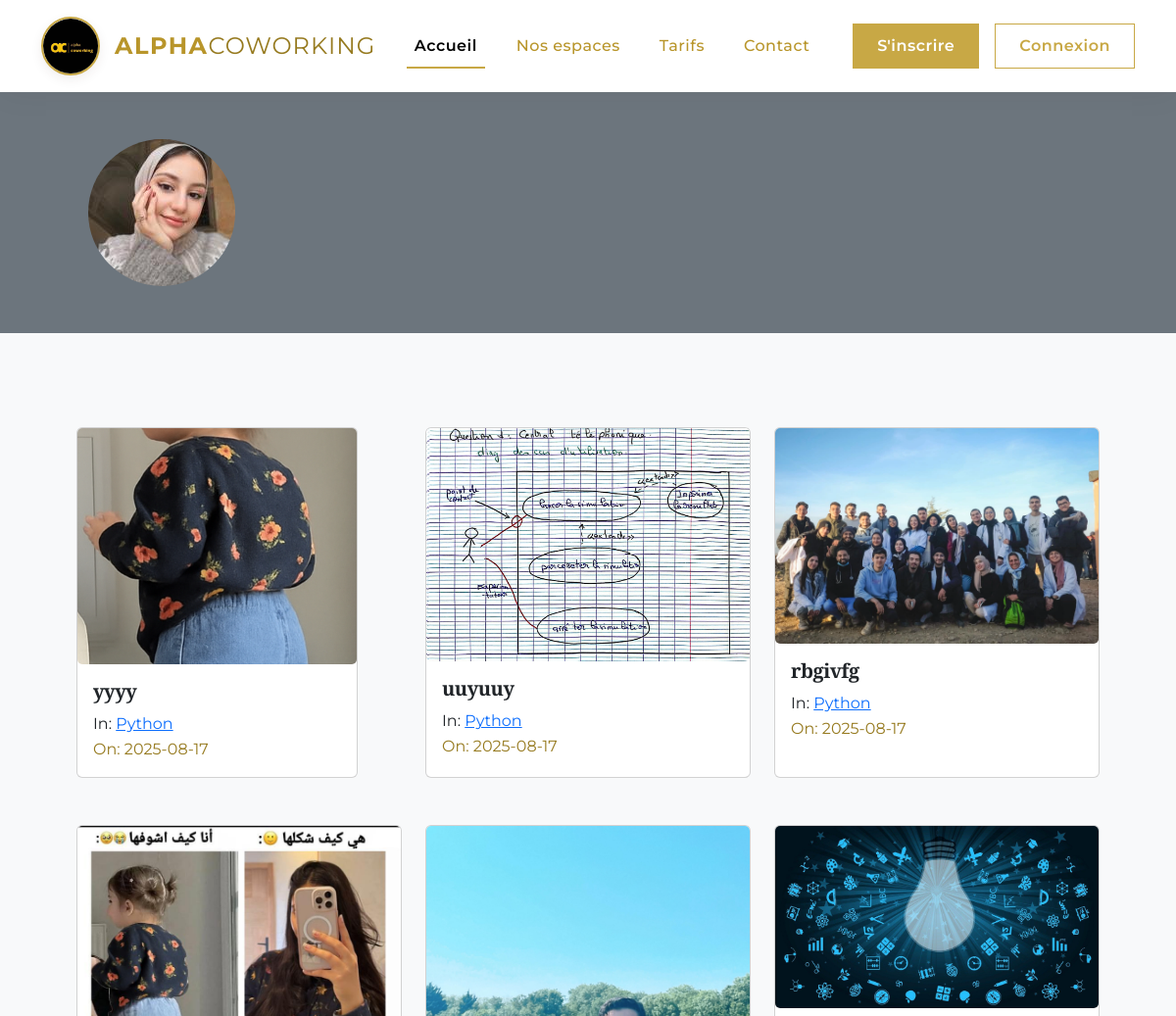
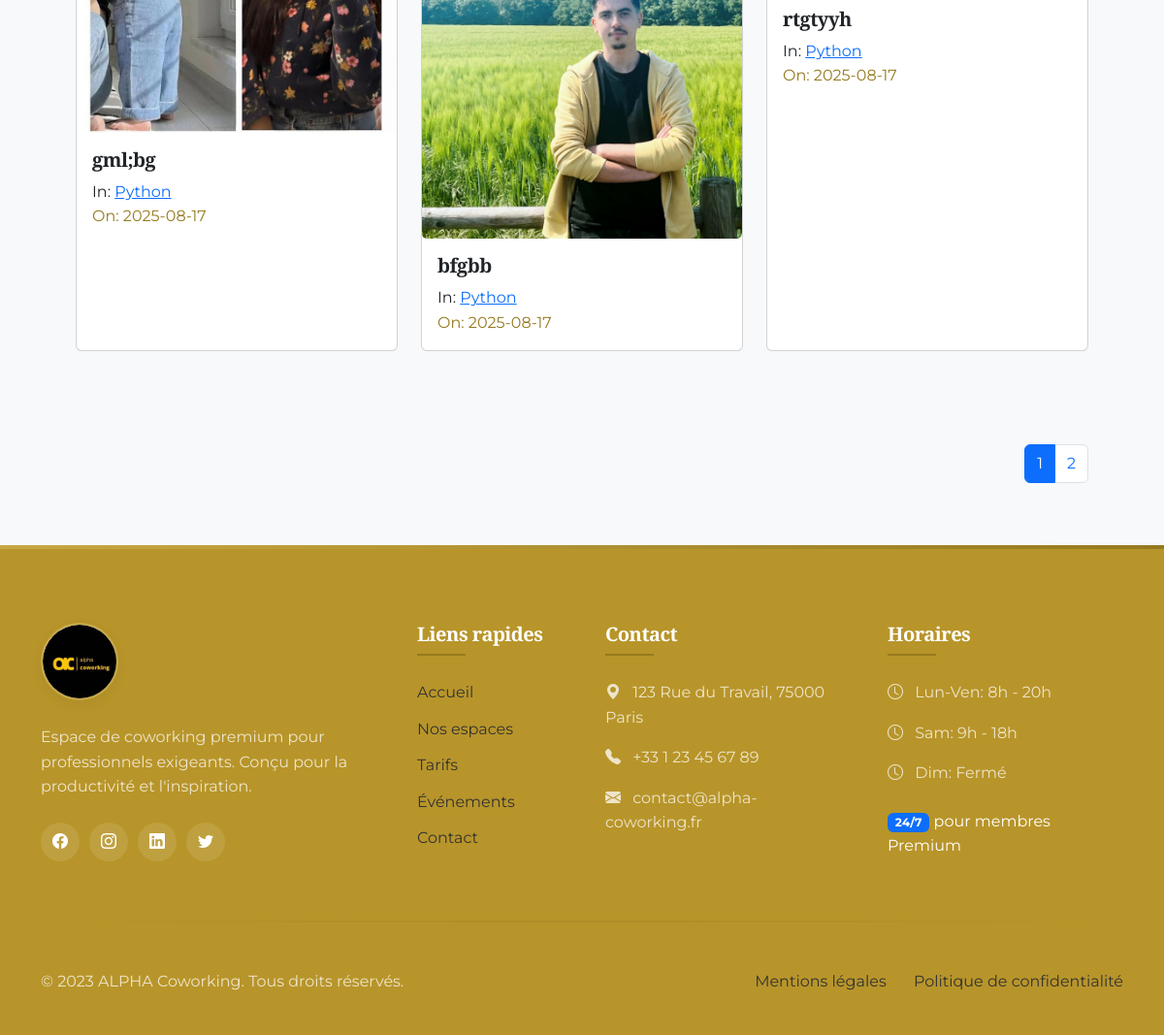
The app's page /author/jjj with its own data (2 pictures, top to bottom).
### pythonic/models.py (models this page shows, shortened)
class User(db.Model, UserMixin):
    id = db.Column(db.Integer, primary_key=True)
    fname = db.Column(db.String(25), nullable=False)
    lname = db.Column(db.String(25), nullable=False)
    username = db.Column(db.String(25), unique=True, nullable=False)
    email = db.Column(db.String(125), unique=True, nullable=False)
    image_file = db.Column(db.String(20), nullable=False, default="default.png")
    bio = db.Column(db.Text, nullable=True)
    password = db.Column(db.String(60), nullable=False)
    lessons = db.relationship("Lesson", backref="author", lazy=True)

class Lesson(db.Model):
    id = db.Column(db.Integer, primary_key=True)
    title = db.Column(db.String(100), nullable=False)
    date_posted = db.Column(db.DateTime, nullable=False, default=datetime.utcnow)
    content = db.Column(db.Text, nullable=False)
    thumbnail = db.Column(
        db.String(20), nullable=False, default="default_thumbnail.jpg"
    )
    slug = db.Column(db.String(32), nullable=False)
    user_id = db.Column(db.Integer, db.ForeignKey("user.id"), nullable=False)
    course_id = db.Column(db.Integer, db.ForeignKey("course.id"), nullable=False)

class Course(db.Model):
    id = db.Column(db.Integer, primary_key=True)
    title = db.Column(db.String(50), unique=True, nullable=False)
    description = db.Column(db.String(150), nullable=False)
    icon = db.Column(db.String(20), nullable=False, default="default_icon.jpg")
    lessons = db.relationship("Lesson", backref="course_name", lazy=True)

### pythonic/users/routes.py (the view)
@users.route("/author/<string:username>", methods=["GET"])
def author(username):
    user = User.query.filter_by(username=username).first_or_404()
    page = request.args.get("page", 1, type=int)
    lessons = (
        Lesson.query.filter_by(author=user)
        .order_by(Lesson.date_posted.desc())
        .paginate(page=page, per_page=6)
    )
    return render_template("author.html", lessons=lessons, user=user)

### pythonic/templates/author.html (shortened to what this page needs)
{% extends "layout.html"%}
{% block content %}
<div class="container-fluid bg-secondary">
    <div class="container">
        <div class="row p-5">
            <div class="col-6">
                <img class="rounded-circle" src="{{url_for('static', filename='user_pics/' + user.image_file)}}" alt="">
            </div>
            <div class="col-6">
            </div>
        </div>
    </div>
</div>
<section class="bg-light">
    <div class="container p-5">
        <div class="row">
            {% for lesson in lessons.items %}
            <div class="col-sm-12 col-md-6 col-lg-4 pb-5 d-flex align-items-stretch">
                <div class="card lesson">
                    <img src="{{url_for('static', filename='lesson_thumbnails/'+lesson.thumbnail)}}" class="card-img">
                    <div class="card-body d-flex flex-column">
                        <h5 class="card-title">
                            <a class="text-decoration-none text-dark"
                                href="{{url_for('lessons.lesson', lesson_slug=lesson.slug, course=lesson.course_name.title)}}">{{lesson.title}}</a>
                        </h5>
                        <p class="card-text mb-0">In:
                            <a href="{{url_for('courses.course', course_title=lesson.course_name.title)}}"
                                class="link">{{lesson.course_name.title}}</a>
                        </p>
                        <span class="text-muted">On: {{lesson.date_posted.strftime('%Y-%m-%d')}}</span>
                    </div>
                </div>
            </div>
            {% endfor %}
            <nav class="mt-5" aria-label="...">
                <ul class="pagination" style="display: flex; justify-content: flex-end">
                    {% for page_num in lessons.iter_pages(left_edge=1, right_edge=1, left_current=1, right_current=2) %}
                    {% if page_num %}
                    {% if lessons.page == page_num %}
                    <li class="page-item active">
                        <a href="{{url_for('users.author', username=user.username, page=page_num)}}"
                            class="page-link">{{page_num}}</a>
                    </li>
                    {%else%}
                    <li class="page-item">
                        <a href="{{url_for('users.author', username=user.username, page=page_num)}}"
                            class="page-link">{{page_num}}</a>
                    </li>
                    {%endif%}
                    {% else %}
                    <span class="mx-2">...</span>
                    {% endif %}
                    {% endfor %}
                </ul>
            </nav>
        </div>
    </div>
</section>
{% endblock content%}

### pythonic/templates/layout.html (style rules this page uses)
:root { --marron-fonce: #B8952A; --marron-dore: #C8A845; --marron-clair: #967A1F; --beige: #333333; --beige-clair: #F8F9FA; --blanc: #FFFFFF; --noir: #212121; --transition: all 0.4s cubic-bezier(0.645, 0.045, 0.355, 1); }
body { font-family: 'Montserrat', sans-serif; background-color: var(--beige-clair); color: var(--noir); overflow-x: hidden; line-height: 1.6; }
h1, h2, h3, h4, h5, .display-1, .display-2, .display-3 { font-family: 'Playfair Display', serif; font-weight: 600; color: var(--marron-fonce); letter-spacing: -0.5px; }
.bg-light { background-color: var(--beige-clair) !important; }
.text-muted { color: var(--marron-clair) !important; }

### records on screen
User: image_file (picture)
Lesson: thumbnail (picture), title "yyyy", course_name "Python", date_posted "2025-08-17"
Lesson: thumbnail (picture), title "uuyuuy", course_name "Python", date_posted "2025-08-17"
Lesson: thumbnail (picture), title "rbgivfg", course_name "Python", date_posted "2025-08-17"
Lesson: thumbnail (picture), title "gml;bg", course_name "Python", date_posted "2025-08-17"
Lesson: thumbnail (picture), title "bfgbb", course_name "Python", date_posted "2025-08-17"
Lesson: thumbnail (picture), title "rtgtyyh", course_name "Python", date_posted "2025-08-17"

### other values on screen
{{ page_num }} "1"
{{ page_num }} "2"
